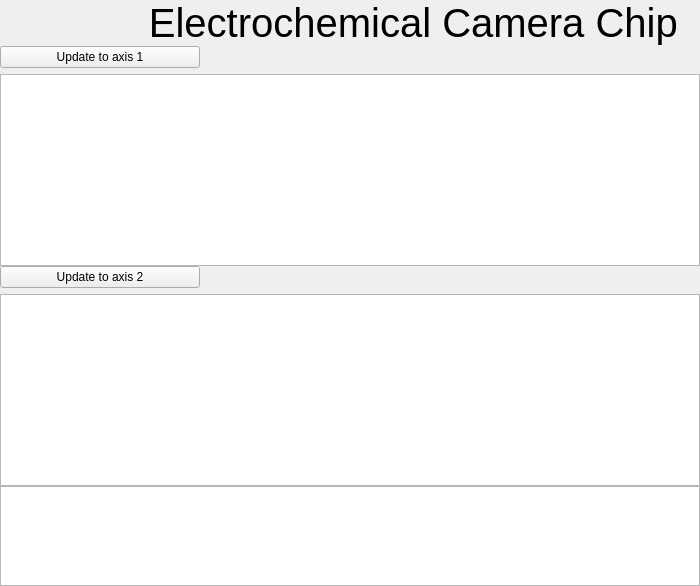
     <widget class="QWidget" name="widget_2" native="true">
      <property name="minimumSize">
       <size>
        <width>700</width>
        <height>0</height>
       </size>
      </property>
      <layout class="QVBoxLayout" name="verticalLayout_3">
       <property name="spacing">
        <number>0</number>
       </property>
       <property name="leftMargin">
        <number>0</number>
       </property>
       <property name="topMargin">
        <number>0</number>
       </property>
       <property name="rightMargin">
        <number>0</number>
       </property>
       <property name="bottomMargin">
        <number>0</number>
       </property>
       <item>
        <widget class="QLabel" name="label">
         <property name="maximumSize">
          <size>
           <width>700</width>
           <height>50</height>
          </size>
         </property>
         <property name="font">
          <font>
           <pointsize>30</pointsize>
          </font>
         </property>
         <property name="text">
          <string>Electrochemical Camera Chip  </string>
         </property>
         <property name="alignment">
          <set>Qt::AlignRight|Qt::AlignTrailing|Qt::AlignVCenter</set>
         </property>
        </widget>
       </item>
       <item>
        <widget class="QWidget" name="widget" native="true">
         <property name="maximumSize">
          <size>
           <width>700</width>
           <height>242</height>
          </size>
         </property>
         <layout class="QVBoxLayout" name="verticalLayout_4">
          <property name="leftMargin">
           <number>0</number>
          </property>
          <property name="topMargin">
           <number>0</number>
          </property>
          <property name="rightMargin">
           <number>0</number>
          </property>
          <property name="bottomMargin">
           <number>0</number>
          </property>
          <item>
           <widget class="QPushButton" name="updateTo1">
            <property name="maximumSize">
             <size>
              <width>200</width>
              <height>27</height>
             </size>
            </property>
            <property name="text">
             <string>Update to axis 1</string>
            </property>
            <property name="checkable">
             <bool>true</bool>
            </property>
            <property name="checked">
             <bool>false</bool>
            </property>
           </widget>
          </item>
          <item>
           <widget class="PlotWidget" name="display1"/>
          </item>
         </layout>
        </widget>
       </item>
       <item>
        <widget class="QWidget" name="widget_4" native="true">
         <property name="maximumSize">
          <size>
           <width>16777215</width>
           <height>242</height>
          </size>
         </property>
         <layout class="QVBoxLayout" name="verticalLayout_5">
          <property name="leftMargin">
           <number>0</number>
          </property>
          <property name="topMargin">
           <number>0</number>
          </property>
          <property name="rightMargin">
           <number>0</number>
          </property>
          <property name="bottomMargin">
           <number>0</number>
          </property>
          <item>
           <widget class="QPushButton" name="u">
            <property name="maximumSize">
             <size>
              <width>200</width>
              <height>27</height>
             </size>
            </property>
            <property name="text">
             <string>Update to axis 2</string>
            </property>
            <property name="checkable">
             <bool>true</bool>
            </property>
            <property name="checked">
             <bool>false</bool>
            </property>
           </widget>
          </item>
          <item>
           <widget class="PlotWidget" name="display2"/>
          </item>
         </layout>
        </widget>
       </item>
       <item>
        <widget class="QPlainTextEdit" name="logWindow">
         <property name="maximumSize">
          <size>
           <width>700</width>
           <height>100</height>
          </size>
         </property>
        </widget>
       </item>
      </layout>
     </widget>
